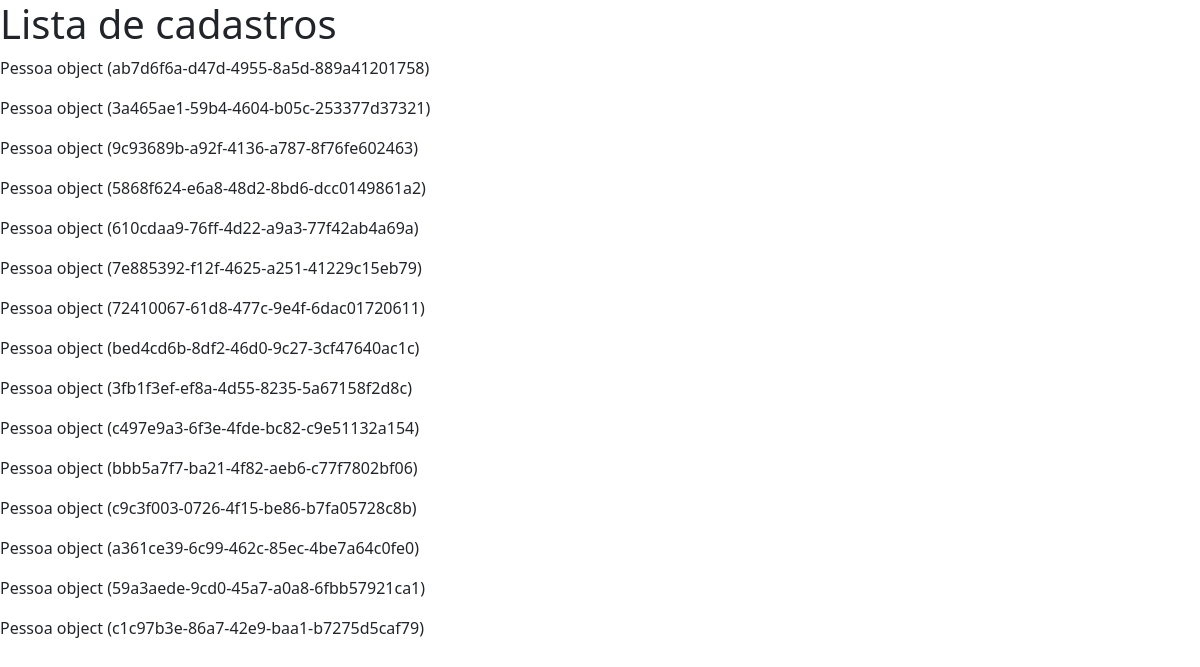
The page /registros/listar_cadastros/ (signed in) on the database its author committed.
### pessoas/models.py (models this page shows)
class Pessoa(models.Model):
    class SituacaoEnum(models.TextChoices):
        PENDENTE = 'Pendente'
        ANALISANDO = 'Analisando'
        APROVADO = 'Aprovado'
        REPROVADO = 'Reprovado'
    id = models.UUIDField(primary_key=True,
                          default=uuid.uuid4,
                          editable=False,
                          unique=True)
    nome_completo = models.CharField(max_length=120)
    cpf = models.CharField(max_length=14)
    telefone = models.CharField(max_length=11)
    email = models.CharField(max_length=50)
    possui_veiculo = models.BooleanField(null=True, blank=True, default=False)
    situacao = models.CharField(max_length=50, choices=SituacaoEnum, default=SituacaoEnum.PENDENTE)
    data_cadastro = models.DateTimeField(auto_now_add=True)

### registros/views.py (the view)
# urls.py: path('listar_cadastros/', views.listar_cadastros, name='listar_cadastros')
@login_required(login_url='/usuarios/login')
def listar_cadastros(request):
    cadastros = Pessoa.objects.all()
    context = {
        'cadastros': cadastros
    }
    return render(request, 'listar_cadastros.html', context=context)

### registros/templates/listar_cadastros.html (shortened to what this page needs)
{% extends 'base.html' %}
{% block content %}
    <div>
        <h1>Lista de cadastros</h1>
        {% for cadastro in cadastros %}
            <p>{{cadastro}}</p>
        {% endfor %}
    </div>
{% endblock %}

### templates/base.html (shortened to what this page needs)
<!doctype html>
<html lang="pt-br">
  <head>
    <link href="https://cdn.jsdelivr.net/npm/bootstrap@5.3.6/dist/css/bootstrap.min.css" rel="stylesheet">
  </head>
  <body>
    {% block content %}
    {% endblock %}
  </body>
</html>

### rows shown on the page
Pessoa: id "Pessoa object (ab7d6f6a-d47d-4955-8a5d-889a41201758)"
Pessoa: id "Pessoa object (3a465ae1-59b4-4604-b05c-253377d37321)"
Pessoa: id "Pessoa object (9c93689b-a92f-4136-a787-8f76fe602463)"
Pessoa: id "Pessoa object (5868f624-e6a8-48d2-8bd6-dcc0149861a2)"
Pessoa: id "Pessoa object (610cdaa9-76ff-4d22-a9a3-77f42ab4a69a)"
Pessoa: id "Pessoa object (7e885392-f12f-4625-a251-41229c15eb79)"
Pessoa: id "Pessoa object (72410067-61d8-477c-9e4f-6dac01720611)"
Pessoa: id "Pessoa object (bed4cd6b-8df2-46d0-9c27-3cf47640ac1c)"
Pessoa: id "Pessoa object (3fb1f3ef-ef8a-4d55-8235-5a67158f2d8c)"
Pessoa: id "Pessoa object (c497e9a3-6f3e-4fde-bc82-c9e51132a154)"
Pessoa: id "Pessoa object (bbb5a7f7-ba21-4f82-aeb6-c77f7802bf06)"
Pessoa: id "Pessoa object (c9c3f003-0726-4f15-be86-b7fa05728c8b)"
Pessoa: id "Pessoa object (a361ce39-6c99-462c-85ec-4be7a64c0fe0)"
Pessoa: id "Pessoa object (59a3aede-9cd0-45a7-a0a8-6fbb57921ca1)"
Pessoa: id "Pessoa object (c1c97b3e-86a7-42e9-baa1-b7275d5caf79)"
